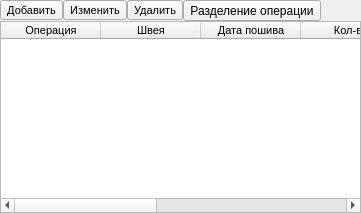
     <widget class="QWidget" name="tab_operation">
      <attribute name="title">
       <string>Операции</string>
      </attribute>
      <layout class="QGridLayout" name="gridLayout_6">
       <property name="leftMargin">
        <number>0</number>
       </property>
       <property name="topMargin">
        <number>0</number>
       </property>
       <property name="rightMargin">
        <number>0</number>
       </property>
       <property name="bottomMargin">
        <number>0</number>
       </property>
       <property name="spacing">
        <number>0</number>
       </property>
       <item row="1" column="0">
        <widget class="QTableWidget" name="tw_operation">
         <property name="font">
          <font>
           <family>Tahoma</family>
           <pointsize>8</pointsize>
          </font>
         </property>
         <property name="editTriggers">
          <set>QAbstractItemView::NoEditTriggers</set>
         </property>
         <property name="selectionBehavior">
          <enum>QAbstractItemView::SelectRows</enum>
         </property>
         <attribute name="verticalHeaderVisible">
          <bool>false</bool>
         </attribute>
         <attribute name="verticalHeaderDefaultSectionSize">
          <number>20</number>
         </attribute>
         <attribute name="verticalHeaderMinimumSectionSize">
          <number>18</number>
         </attribute>
         <column>
          <property name="text">
           <string>Операция</string>
          </property>
         </column>
         <column>
          <property name="text">
           <string>Швея</string>
          </property>
         </column>
         <column>
          <property name="text">
           <string>Дата пошива</string>
          </property>
         </column>
         <column>
          <property name="text">
           <string>Кол-во</string>
          </property>
         </column>
         <column>
          <property name="text">
           <string>Цена</string>
          </property>
         </column>
         <column>
          <property name="text">
           <string>Дата ввода</string>
          </property>
         </column>
         <column>
          <property name="text">
           <string>ЗП</string>
          </property>
         </column>
        </widget>
       </item>
       <item row="0" column="0">
        <layout class="QHBoxLayout" name="horizontalLayout_5">
         <property name="spacing">
          <number>0</number>
         </property>
         <item>
          <widget class="QToolButton" name="toolButton_7">
           <property name="font">
            <font>
             <pointsize>8</pointsize>
            </font>
           </property>
           <property name="text">
            <string>Добавить</string>
           </property>
          </widget>
         </item>
         <item>
          <widget class="QToolButton" name="toolButton_8">
           <property name="font">
            <font>
             <pointsize>8</pointsize>
            </font>
           </property>
           <property name="text">
            <string>Изменить</string>
           </property>
          </widget>
         </item>
         <item>
          <widget class="QToolButton" name="toolButton_9">
           <property name="font">
            <font>
             <pointsize>8</pointsize>
            </font>
           </property>
           <property name="text">
            <string>Удалить</string>
           </property>
          </widget>
         </item>
         <item>
          <widget class="QToolButton" name="toolButton_12">
           <property name="text">
            <string>Разделение операции</string>
           </property>
          </widget>
         </item>
         <item>
          <spacer name="horizontalSpacer_5">
           <property name="orientation">
            <enum>Qt::Horizontal</enum>
           </property>
           <property name="sizeHint" stdset="0">
            <size>
             <width>40</width>
             <height>20</height>
            </size>
           </property>
          </spacer>
         </item>
        </layout>
       </item>
      </layout>
     </widget>
